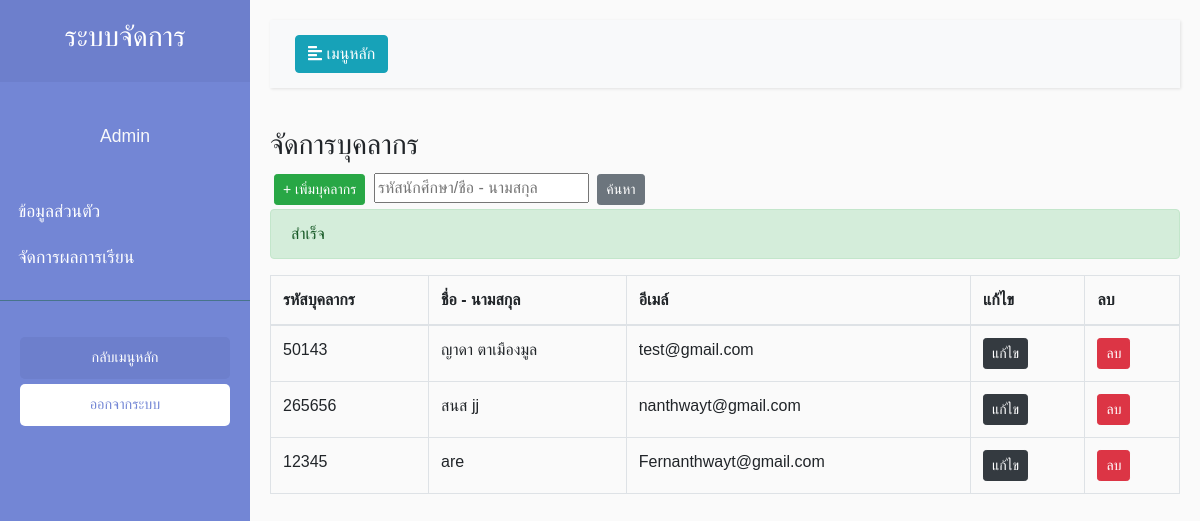
Page /view/managerPersonnel/ManagerPersonnel.php?susccess=1 on the earlier database version.
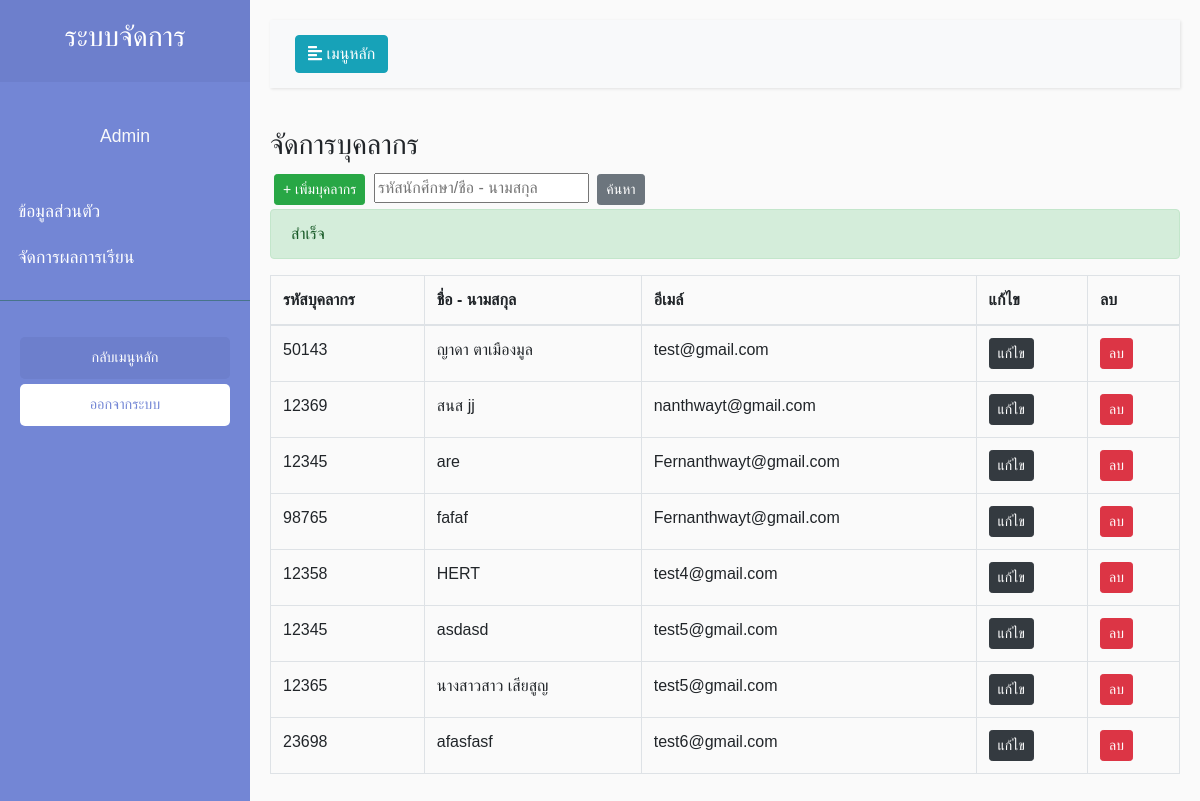
Same page on the later database version.
### tables this page shows
CREATE TABLE `teacher_tb` (
  `tc_id` int(11) NOT NULL,
  `tc_code` varchar(255) NOT NULL,
  `tc_name` varchar(255) NOT NULL,
  `tc_idCard` varchar(255) NOT NULL,
  `tc_email` varchar(255) NOT NULL,
  `tc_date` date NOT NULL
);

### view/managerPersonnel/ManagerPersonnel.php (the view, shortened to what this page needs)
<?php
include_once('../../model/connect.php');error_reporting(0);
if($_SESSION['Type_id'] == 2){
    $sql ="SELECT * FROM `teacher_tb` WHERE `tc_code` = '".$_SESSION['id']."'";
    $query = $conn->query($sql);
    $result = $query -> FETCH_ASSOC();
    $name = $result['tc_name'];
    $code = $result['tc_code'];
    $date = $result['tc_date'];
}
else{
    $name = 'Admin';
}
$sql = "SELECT * FROM teacher_tb";
$query = $conn->query($sql);
?>
<!DOCTYPE html>
<html>
<head>
    <link rel="stylesheet" href="https://stackpath.bootstrapcdn.com/bootstrap/4.1.0/css/bootstrap.min.css"
>
    <link rel="stylesheet" href="../../style/Style.css">
</head>
<body class="setfont">
    <div class="wrapper">
        <nav id="sidebar">
            <div class="sidebar-header">
                <h3 class="text-center">ระบบจัดการ</h3>
            </div>
            <p class="text-center text-light mt-3 setfont"><?php echo $name; ?> </p>
            <ul class="list-unstyled components pl-2">
            <?php if($_SESSION['Type_id'] == 1){ ?>
                <li>
                    <a href="../main/Main.php">ข้อมูลส่วนตัว</a>
                </li>
                <li>
                    <a href="../managerPersonnel/ManagerPersonnel.php">จัดการบุคลากร</a>
                </li>
                <li>
                    <a href="../managerSubject/ManagerSubject.php">จัดการรายวิชา</a>
                </li>
                <li>
                    <a href="../managerStudent/ManagerStudent.php">จัดการนักศึกษา</a>
                </li>
                <li>
                    <a href="../managerProgram/Program.php">จัดการแผนการเรียน</a>
                </li>
                <li>
                    <a href="../register/Register.php">ลงทะเบียน</a>
                </li>
            <?php } else{?>
                <li>
                    <a href="">ข้อมูลส่วนตัว</a>
                </li>
                <li>
                    <a href="../setScore/SubjectList.php">จัดการผลการเรียน</a>
                </li>
            <?php } ?>
            </ul>
            <ul class="list-unstyled CTAs">
                <li>
                    <a href="../../index.php" class="article">กลับเมนูหลัก</a>
                </li>
                <li>
                    <a href="../../control/logout/Logout.php" class="download">ออกจากระบบ</a>
                </li>
            </ul>
        </nav>
        <div id="content">
            <nav class="navbar navbar-expand-lg navbar-light bg-light">
                <div class="container-fluid">
                    <button type="button" id="sidebarCollapse" class="btn btn-info">
                        <i class="fas fa-align-left"></i>
                        <span>เมนูหลัก</span>
                    </button>
                </div>
            </nav>
            <h3>จัดการบุคลากร</h3>
<button class="btn btn-success btn-sm m-1"><a href="./AddPersonal.php"> + เพิ่มบุคลากร</a></button>
<input type="text" placeholder="รหัสนักศึกษา/ชื่อ - นามสกุล">
<button class="btn btn-secondary btn-sm m-1">ค้นหา</button>
                        <?php if($_GET['susccess'] == 1){ ?>
    <div class="alert alert-success" role="alert">
  สำเร็จ
</div>
<?php }else if($_GET['susccess'] == 2) { ?>
    <div class="alert alert-danger" role="alert">
  มีบางอย่างผิดพลาด ลองอีกครั้ง
</div> <?php } ?>
            <table class="table table-bordered mt-3">
                <thead>
                    <tr>
                        <th scope="col">รหัสบุคลากร</th>
                        <th scope="col">ชื่อ - นามสกุล</th>
                        <th scope="col">อีเมล์</th>
                        <th scope="col">แก้ไข</th>
                        <th scope="col">ลบ</th>
                      </tr>
                    </thead>
                    <tbody>
                        <tbody>
                            <tr>
                            <?php while($result = $query->fetch_assoc()){ ?>
                              <td><?php echo $result['tc_code']; ?></td>
                              <td><?php echo $result['tc_name']; ?></td>
                              <td><?php echo $result['tc_email']; ?></td>
                              <td><a class="btn btn-dark btn-sm" href="./EditPersonal.php?tcID=<?php echo $result['tc_id']; ?>">แก้ไข</a></td>
                              <td><a class="btn btn-danger btn-sm" href="JavaScript:if(confirm('คุณแน่ใจแล้วใช่ไหม?') == true){window.location='../../control/personnal/DelPersonal.php?id=<?php echo $result["tc_id"];?>';}">ลบ</a></td>
                            </tr>
                            <?php } ?>
                          </tbody>
                  </table>
        </div>
</body>
</html>

Differences in the rows shown:
changed teacher_tb "สนส jj": tc_code "265656" → "12369"
added teacher_tb: tc_code "98765", tc_name "fafaf", tc_email "Fernanthwayt@gmail.com"
added teacher_tb: tc_code "12358", tc_name "HERT", tc_email "test4@gmail.com"
added teacher_tb: tc_code "12345", tc_name "asdasd", tc_email "test5@gmail.com"
added teacher_tb: tc_code "12365", tc_name "นางสาวสาว เสียสูญ", tc_email "test5@gmail.com"
added teacher_tb: tc_code "23698", tc_name "afasfasf", tc_email "test6@gmail.com"
